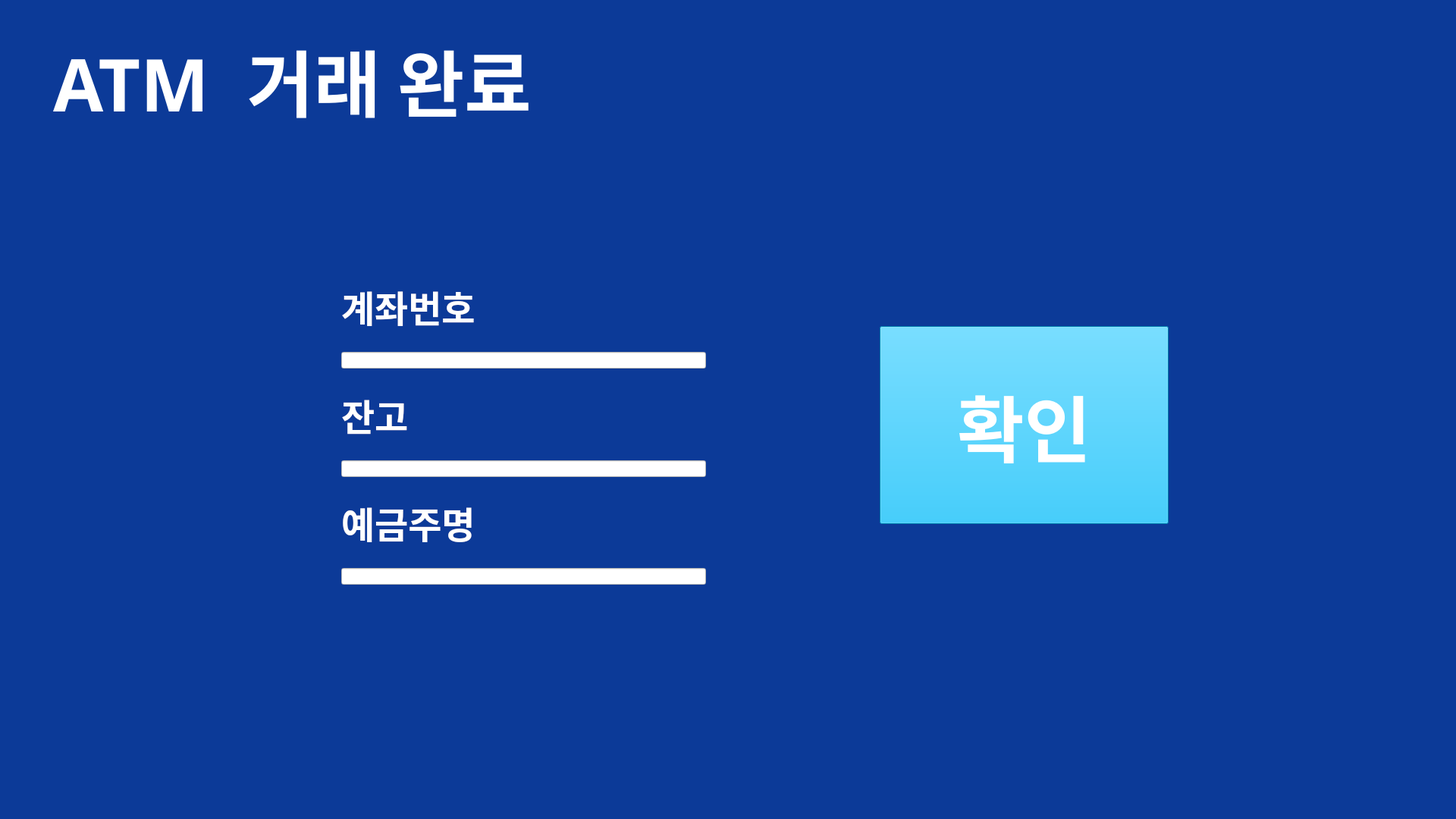
<?xml version="1.0" encoding="UTF-8"?>
<ui version="4.0">
 <class>FinishUI</class>
 <widget class="QWidget" name="FinishUI">
  <property name="geometry">
   <rect>
    <x>0</x>
    <y>0</y>
    <width>1920</width>
    <height>1080</height>
   </rect>
  </property>
  <property name="windowTitle">
   <string>Form</string>
  </property>
  <property name="styleSheet">
   <string notr="true">background-color: rgb(12, 58, 152);</string>
  </property>
  <widget class="QPushButton" name="OKButton">
   <property name="geometry">
    <rect>
     <x>1160</x>
     <y>430</y>
     <width>381</width>
     <height>261</height>
    </rect>
   </property>
   <property name="font">
    <font>
     <pointsize>72</pointsize>
     <bold>true</bold>
    </font>
   </property>
   <property name="styleSheet">
    <string notr="true">color: rgb(255, 255, 255);
background-color: rgb(1, 180, 245);</string>
   </property>
   <property name="text">
    <string>확인</string>
   </property>
  </widget>
  <widget class="QLabel" name="label">
   <property name="enabled">
    <bool>true</bool>
   </property>
   <property name="geometry">
    <rect>
     <x>70</x>
     <y>20</y>
     <width>721</width>
     <height>171</height>
    </rect>
   </property>
   <property name="font">
    <font>
     <family>맑은 고딕</family>
     <pointsize>72</pointsize>
     <italic>false</italic>
     <bold>true</bold>
    </font>
   </property>
   <property name="styleSheet">
    <string notr="true">color: rgb(255, 255, 255);</string>
   </property>
   <property name="text">
    <string>ATM  거래 완료</string>
   </property>
  </widget>
  <widget class="QWidget" name="verticalLayoutWidget">
   <property name="geometry">
    <rect>
     <x>450</x>
     <y>350</y>
     <width>481</width>
     <height>421</height>
    </rect>
   </property>
   <layout class="QVBoxLayout" name="verticalLayout">
    <item>
     <widget class="QLabel" name="UIDlabel">
      <property name="font">
       <font>
        <pointsize>36</pointsize>
        <bold>true</bold>
       </font>
      </property>
      <property name="styleSheet">
       <string notr="true">color: rgb(255, 255, 255);</string>
      </property>
      <property name="text">
       <string>계좌번호</string>
      </property>
     </widget>
    </item>
    <item>
     <widget class="QLineEdit" name="UIDlineEdit">
      <property name="styleSheet">
       <string notr="true">font: 28pt &quot;Sans Serif&quot;;
background-color: rgb(255, 255, 255);</string>
      </property>
     </widget>
    </item>
    <item>
     <widget class="QLabel" name="budgetlabel">
      <property name="font">
       <font>
        <pointsize>36</pointsize>
        <bold>true</bold>
       </font>
      </property>
      <property name="styleSheet">
       <string notr="true">color: rgb(255, 255, 255);</string>
      </property>
      <property name="text">
       <string>잔고</string>
      </property>
     </widget>
    </item>
    <item>
     <widget class="QLineEdit" name="budgetlineEdit">
      <property name="styleSheet">
       <string notr="true">font: 28pt &quot;Sans Serif&quot;;
background-color: rgb(255, 255, 255);</string>
      </property>
     </widget>
    </item>
    <item>
     <widget class="QLabel" name="namelabel">
      <property name="font">
       <font>
        <pointsize>36</pointsize>
        <bold>true</bold>
       </font>
      </property>
      <property name="styleSheet">
       <string notr="true">color: rgb(255, 255, 255);</string>
      </property>
      <property name="text">
       <string>예금주명</string>
      </property>
     </widget>
    </item>
    <item>
     <widget class="QLineEdit" name="namelineEdit">
      <property name="styleSheet">
       <string notr="true">font: 28pt &quot;Sans Serif&quot;;
background-color: rgb(255, 255, 255);</string>
      </property>
     </widget>
    </item>
   </layout>
  </widget>
 </widget>
 <resources/>
 <connections/>
</ui>
